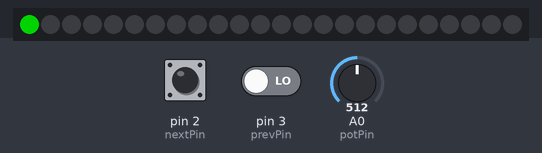
Bench run of a program on a simulated Arduino Uno, built with avr-gcc and run on an emulated ATmega328P. Parts: 24 RGB LEDs in strip order, left to right. The inputs (shaded band) are chosen by the test bench; at power-on: pin 2 (nextPin) LOW, pin 3 (prevPin) LOW, A0 (potPin) = 512. Dim RGB values are drawn brighter than linear; what the program prints to the serial monitor is not drawn.

Above: at 1.8 s.
1.9 s: pin 2 (nextPin) pulled HIGH for 1.2 s
7.2 s: pin 3 (prevPin) driven HIGH
11.3 s: A0 (potPin) set to 716
14.0 s: A0 (potPin) set to 900
16.0 s: pin 2 (nextPin) pulled HIGH for 1.2 s
At 16.9 s:
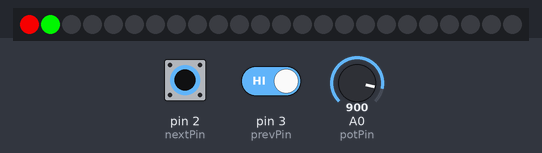
21.3 s: A0 (potPin) set to 1023
Timing chart, 0 to 24.3 s (numbered marks = the images above; inputs shaded):
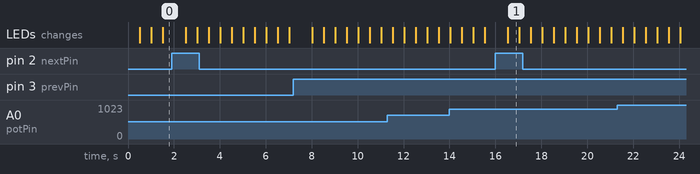

The program:

main.cpp
```cpp
#include <Arduino.h>

#include <NeoPixelBus.h>

const uint16_t PixelCount = 24; // this example assumes 4 pixels, making it smaller will cause a failure
const uint8_t PixelPin = 4;  // make sure to set this to the correct pin, ignored for Esp8266

#define colorSaturation 128

RgbColor buildColor(int component, int value);

NeoPixelBus<NeoGrbFeature, Neo800KbpsMethod> strip(PixelCount, PixelPin);

RgbColor black(0);

const int nextPin = 2;
const int prevPin = 3 ;
const int potPin = A0;

int nextState = 0;
int prevState = 0;

int pixel = 0;
int color = 0;

void nextPixel() {
    static unsigned long last_interrupt_time = 0;
    unsigned long interrupt_time = millis();

    if (interrupt_time - last_interrupt_time > 200) {
        pixel = (pixel + 1) % PixelCount;
    }
    last_interrupt_time = interrupt_time;
}

void prevPixel() {
    static unsigned long last_interrupt_time = 0;
    unsigned long interrupt_time = millis();

    if (interrupt_time - last_interrupt_time > 200) {
        pixel = (pixel - 1) % PixelCount;
    }
    last_interrupt_time = interrupt_time;
}

void setup()
{
    pinMode(nextPin, INPUT);
    pinMode(prevPin, INPUT);
    pinMode(potPin, INPUT);

    Serial.begin(115200);
    while (!Serial); // wait for serial attach

    Serial.println();
    Serial.println("Initializing...");
    Serial.flush();

    // this resets all the neopixels to an off state
    //strip.Begin();
    //strip.Show();

    Serial.println();
    Serial.println("Running...");

    attachInterrupt(digitalPinToInterrupt(nextPin), nextPixel, RISING);
    attachInterrupt(digitalPinToInterrupt(prevPin), prevPixel, RISING);
}

void loop()
{
    int value = analogRead(potPin);
    value = map(value, 0, 1023, 0, 255);

    // Blink
    delay(500);
    strip.SetPixelColor(pixel, buildColor(color, value));
    strip.Show();

    delay(500);
    strip.SetPixelColor(pixel, black);
    strip.Show();

    color = (color + 1) % 3;
}

RgbColor buildColor(int component, int value) {
    switch(component) {
        case 0:
            return RgbColor(value, 0, 0);
        case 1:
            return RgbColor(0, value, 0);
        case 2:
            return RgbColor(0, 0, value);
        default:
            return black;
            break;
    }
}
```

Measured:
- after the input at 16.0 s, the LEDs: change after 0.54 s (image 1)
